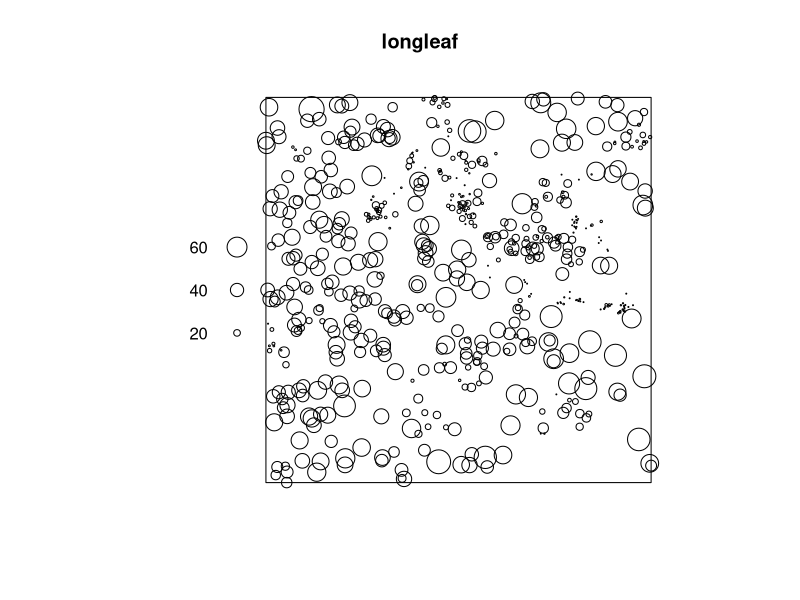
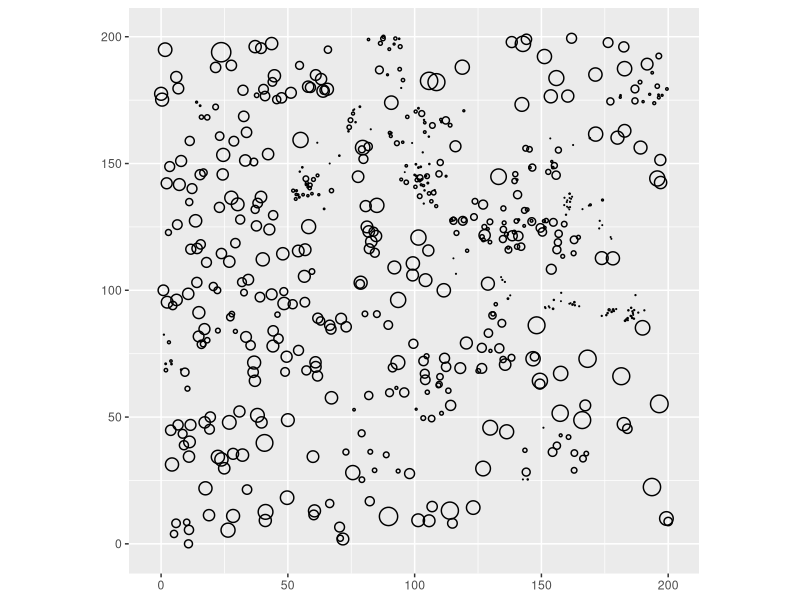
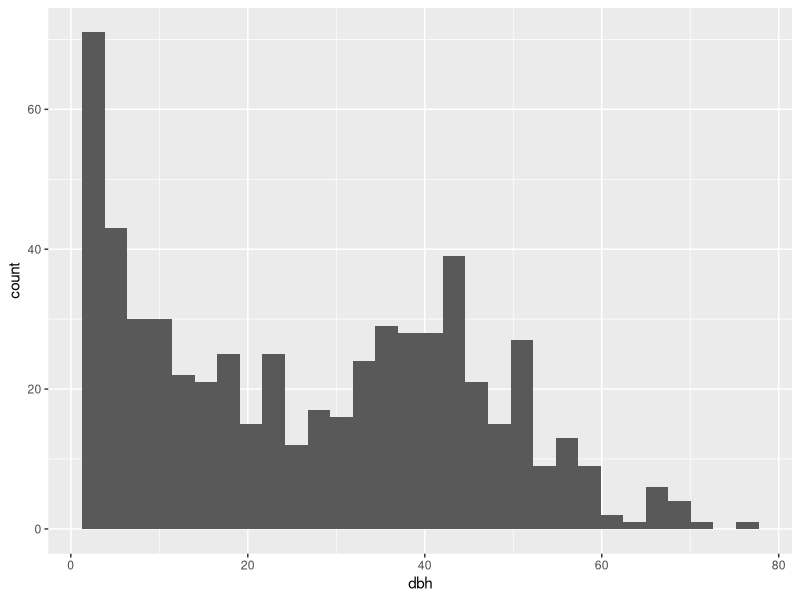
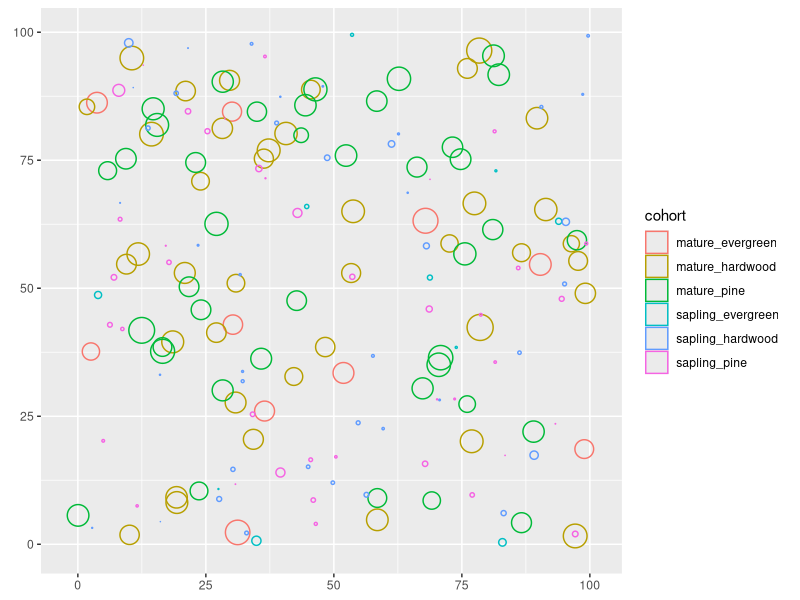
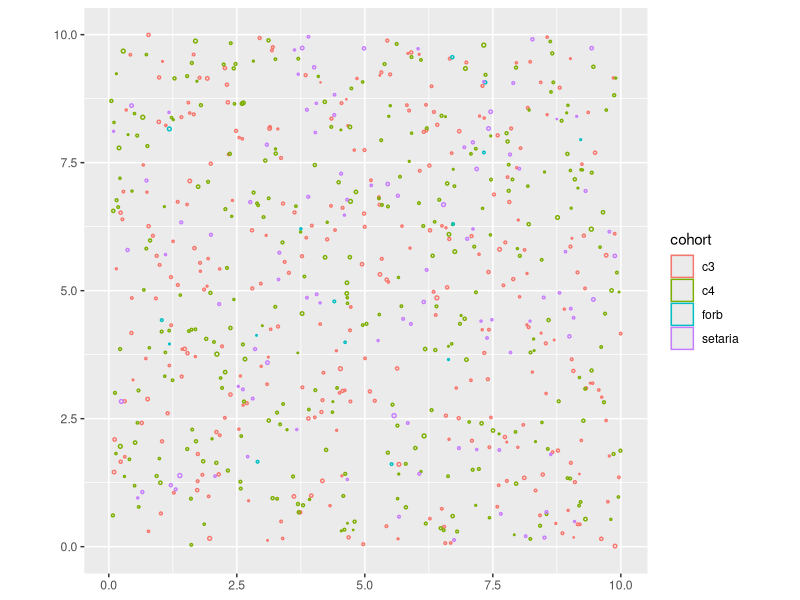

Recreate these plots in R, in order. (Note: this script raises an error after producing the figures.)
## ---- chunk 1
library(spatstat.data)
library(spatstat.geom)
library(tidyverse)
library(ggforce) #for geom_circle
## ---- chunk 2
plot(longleaf)
longleaf_df <- as.data.frame(longleaf) |> 
  rename(dbh = marks)

ggplot(longleaf_df) +
  geom_circle(aes(x0 = x, y0 = y, r = dbh/2/10)) +
  coord_equal()
## ---- chunk 3
ggplot(longleaf_df, aes(dbh)) + geom_histogram()
## ---- chunk 4
pine <- 
  longleaf_df |> 
  mutate(group = case_when(
    dbh < 20 ~ "sapling",
    dbh >=20 & dbh < 50 ~ "mature tree",
    dbh >=50 ~ "old growth"
  )) |> 
  group_by(group) |> 
  summarize(
    n = n(),
    median_dbh = median(dbh),
    density = n/(200*200),
  ) |> 
  mutate(pft = 7) |> 
  add_row(group = "setaria", n = NA, median_dbh = 0.6, density = 1, pft = 1)
pine
## ---- chunk 5
mixed <- tribble(
  ~cohort, ~dbh, ~ density, ~pft,
  "mature_hardwood", 40, 0.004, 10,
  "sapling_hardwood", 7, 0.004, 10,
  "mature_pine", 40, 0.004, 7,
  "sapling_pine", 7, 0.004, 7,
  "mature_evergreen", 40, 0.001, 8,
  "sapling_evergreen", 7, 0.001, 8,
  "setaria", 0.6, 1, 1
)
mixed
## ---- chunk 6
set.seed(123)

mixed |> 
  filter(cohort != "setaria") |> 
  mutate(m2 = 10000) |>
  mutate(n = m2 * density) |> 
  group_by(cohort) |> 
  mutate(dbh_rand = list(rnorm(n = n, mean = dbh, sd = 5))) |> 
  unnest(dbh_rand) |> 
  ungroup() |> 
  mutate(x = runif(n = n, 0, sqrt(m2)),
         y = runif(n = n, 0, sqrt(m2))) |> 
  mutate(r_m = dbh_rand/10/2) |> #get radius in meters from diameter in cm
  ggplot() +
  geom_circle(aes(x0 = x, y0 = y, r = r_m, color = cohort)) +
  coord_equal()
## ---- chunk 7
prairie <- tribble(
  ~cohort, ~dbh, ~density, ~pft,
  "c4", 0.5, 3, 14,
  "c3", 0.5, 3, 5,
  "forb", 0.5, 0.15, 12,  #density should be like 1/20 of the grasses combined?
  "setaria", 0.5, 1, 1
)
prairie
## ---- chunk 8
prairie |> 
mutate(m2 = 100) |> 
  mutate(n = m2 * density) |> 
  group_by(cohort) |> 
  mutate(dbh_rand = list(rnorm(n = n, mean = dbh, sd = 0.1))) |> 
  unnest(dbh_rand) |> 
  ungroup() |> 
  mutate(x = runif(n = n, 0, sqrt(m2)),
         y = runif(n = n, 0, sqrt(m2))) |> 
  mutate(r_m = dbh_rand/10/2) |> #get radius in meters from diameter in cm
  ggplot() +
  geom_circle(aes(x0 = x, y0 = y, r = r_m, color = cohort)) +
  coord_equal()
## ---- chunk 9
pss <- 
  tibble(
  time = 1997, #dummy
  patch = c(1, 2), #start with two patches
  trk = 1, 
  age = c(5, 50),
  area = c(.5, .5), #equal area for all three patches
  water = 0, #dummy
  fsc = 1, #fast soil carbon in Kg/m^2
  stsc = 5, #structural soil carbon
  stsl = 5, #structural soil lignin
  ssc = 0.01, #slow soil carbon
  lai = 0, #dummy
  msn = 1, #mineralized soil nitrogen in Kg/m^2
  fsn = 1, #fast soil nitrogen
  nep = 0, #dummy
  gpp = 0, #dummy
  rh  = 0, #dummy
)
pss
## ---- chunk 10
pine_css <- 
  pine |> 
  transmute(
    time = 1997, #dummy
    dbh = median_dbh, #diameter at breast height
    hite = 0, #dummy
    pft = pft,
    n = density,
    bdead = 0, #dummy
    balive = 0, #dummy
    lai = 0 #dummy
    )

#make 2 identical patches to initialize run
pine_css <-
  bind_rows(pine_css, pine_css, .id = "patch") |> 
  mutate(cohort = 1:n(), .before = dbh) |> 
  relocate(patch, .before = cohort)
pine_css
## ---- chunk 11
mixed_css <-
  mixed |> 
  transmute(
    time = 1997, #dummy
    dbh = dbh, #diameter at breast height
    hite = 0, #dummy
    pft = pft,
    n = density,
    bdead = 0, #dummy
    balive = 0, #dummy
    lai = 0 #dummy
    )

#make 2 identical patches to initialize run
mixed_css <-
  bind_rows(mixed_css, mixed_css, .id = "patch") |> 
  mutate(cohort = 1:n(), .before = dbh) |> 
  relocate(patch, .before = cohort)
mixed_css
## ---- chunk 12
prairie_css <-
  prairie |> 
  transmute(
    time = 1997, #dummy
    dbh = dbh, #diameter at breast height
    hite = 0, #dummy
    pft = pft,
    n = density,
    bdead = 0, #dummy
    balive = 0, #dummy
    lai = 0 #dummy
    )

#make 2 identical patches to initialize run
prairie_css <-
  bind_rows(prairie_css, prairie_css, .id = "patch") |> 
  mutate(cohort = 1:n(), .before = dbh) |> 
  relocate(patch, .before = cohort)
prairie_css

## ---- chunk 13
write.table(pss, "/data/sites/generic_patches/generic.pss", quote = FALSE, row.names = FALSE)
write.table(pine_css, "/data/sites/generic_patches/pine.css", quote = FALSE, row.names = FALSE)
write.table(mixed_css, "/data/sites/generic_patches/mixed.css", quote = FALSE, row.names = FALSE)
write.table(prairie_css, "/data/sites/generic_patches/prairie.css", quote = FALSE, row.names = FALSE)
